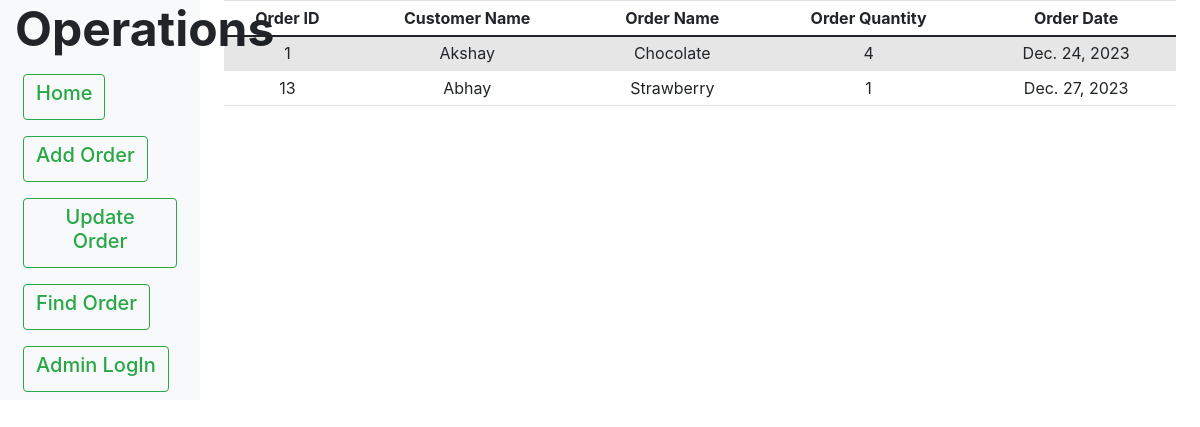
Page /home/ on the earlier database version.
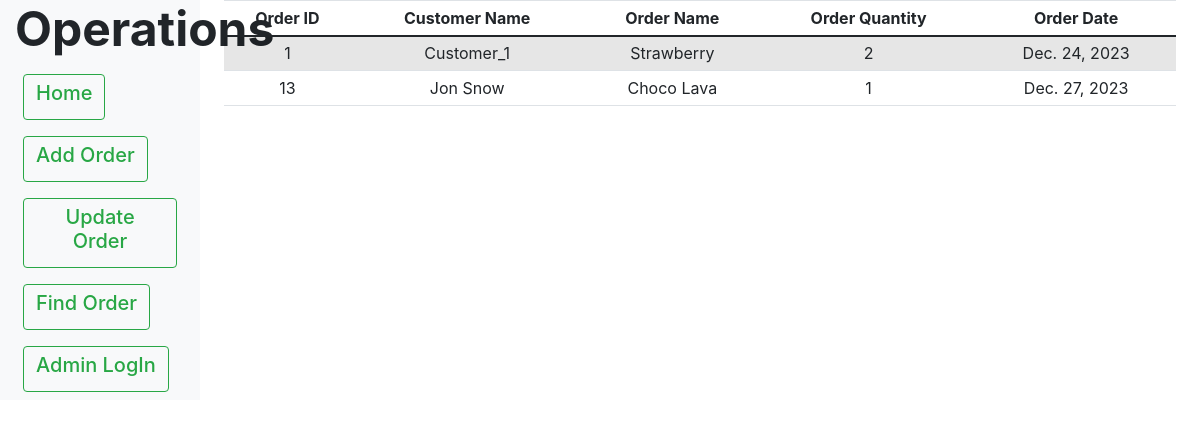
Same page on the later database version.
### core/models.py (models this page shows)
class Order(models.Model):
    id = models.AutoField(primary_key=True)
    customer_name = models.CharField(max_length=64)
    order_name = models.CharField(max_length=64)
    order_date = models.DateField(null=True)
    order_quantity = models.IntegerField()

### core/views.py (the view)
# urls.py: path('home/', views.home, name='home'),
def home(request):
    aOrder = AddOrder()
    updateOrder = UpdateOrder()
    findOrder = FindOrder()
    orders = Order.objects.all()
    return render(request, 'core/index.html', {'orders': orders, 'status': True, 'addForm' : aOrder, 'updateForm' : updateOrder, 'findForm' : findOrder})

### core/templates/core/index.html (shortened to what this page needs)
{% extends 'base.html' %}
{% block body %}
<body class="text-center">
    <div class="container-fluid">
        <div class="row">
            <nav id="sidebar" class="col-md-3 col-lg-2 d-md-block bg-light sidebar">
                <div class="position-sticky text-left">
                    <h1 class="text-ceter display-5 fw-bold">Operations</h1>
                    <ul class="nav flex-column">
                        <li class="nav-item">
                            <a class="btn btn-outline-success m-2" href="{% url 'home' %}">
                                <h3 class="fs-5">
                                    Home
                                </h3>
                            </a>
                        </li>
                        <li class="nav-item">
                            <a class="btn btn-outline-success m-2" href="#" data-toggle="modal"
                                data-target="#signupModal">
                                <h3 class="fs-5">
                                    Add Order
                                </h3>
                            </a>
                        </li>
                        <li class="nav-item">
                            <a class="btn btn-outline-success m-2" href="#" data-toggle="modal" data-target="#Update">
                                <h3 class="fs-5">
                                    Update Order
                                </h3>
                            </a>
                        </li>
                        <li class="nav-item">
                            <a class="btn btn-outline-success m-2" href="" data-toggle="modal" data-target="#Find">
                                <h3 class="fs-5">
                                    Find Order
                                </h3>
                            </a>
                        </li>
                        <li class="nav-item">
                            <a class="btn btn-outline-success m-2" href="{% url 'admin' %}">
                                <h3 class="fs-5">
                                    Admin LogIn
                                </h3>
                            </a>
                        </li>
                    </ul>
                </div>
            </nav>
            <main class="col-md-9 ms-sm-auto col-lg-10 px-md-4">
                {% if status %}
                <div class="table-responsive">
                    <table class="table table-striped table-sm">
                        <thead>
                            <tr>
                                <th>
                                    Order ID
                                </th>
                                <th>
                                    Customer Name
                                </th>
                                <th>
                                    Order Name
                                </th>
                                <th>
                                    Order Quantity
                                </th>
                                <th>
                                    Order Date
                                </th>
                            </tr>
                        </thead>
                        <tbody>
                            {% for o in orders %}
                            <tr>
                                <td>
                                    {{o.id}}
                                </td>
                                <td>
                                    {{o.customer_name}}
                                </td>
                                <td>
                                    {{o.order_name}}
                                </td>
                                <td>
                                    {{o.order_quantity}}
                                </td>
                                <td>
                                    {{o.order_date}}
                                </td>
                            </tr>
                            {% endfor %}
                        </tbody>
                    </table>
                </div>
                {% endif %}
            </main>
        </div>
    </div>
{% endblock body %}

### templates/base.html (shortened to what this page needs)
<!DOCTYPE html>
<html lang="en">
<head>
    <link href="https://cdn.jsdelivr.net/npm/bootstrap@5.0.2/dist/css/bootstrap.min.css" rel="stylesheet"
>
    <link rel="stylesheet" href="https://stackpath.bootstrapcdn.com/bootstrap/4.3.1/css/bootstrap.min.css">
</head>
<body>
    {% block body %}
    {% endblock body %}
</body>
</html>

Differences in the rows shown:
changed Order id 1: customer_name "Akshay" → "Customer_1"; order_name "Chocolate" → "Strawberry"; order_quantity "4" → "2"
changed Order id 13: customer_name "Abhay" → "Jon Snow"; order_name "Strawberry" → "Choco Lava"
